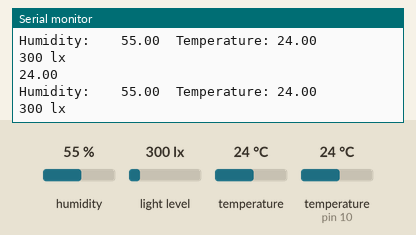
This sketch was run on a simulated Arduino Uno, built with avr-gcc and run on an emulated ATmega328P. Shown: the last lines printed to the serial monitor. Wiring (inferred from the names in the program): BH1750 light sensor at I2C address 0x23. The test bench sets the inputs (shaded band); at power-on: humidity 55 %, temperature (sensor on pin 10) 24 °C, light level 300 lx, temperature 24 °C.

Above: at 2.3 s.
2.4 s: humidity set to 22 %
At 3.7 s:
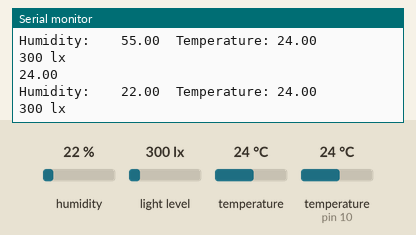
3.9 s: temperature (sensor on pin 10) set to 12 °C
At 4.7 s:
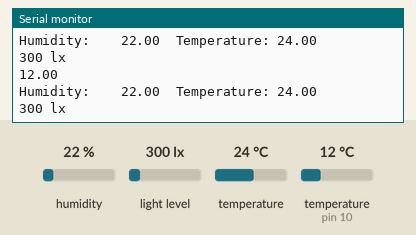
5.4 s: light level set to 40 lx
At 6.3 s:
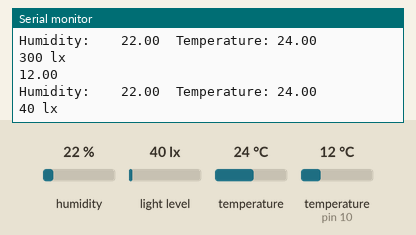
6.9 s: temperature (sensor 0) set to 12 °C
At 7.9 s:
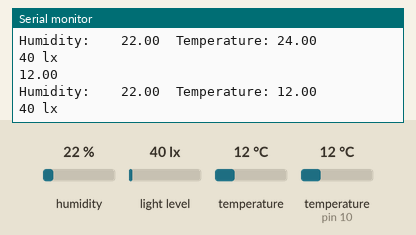
8.4 s: temperature (sensor on pin 10) set to 19 °C
At 9.5 s:
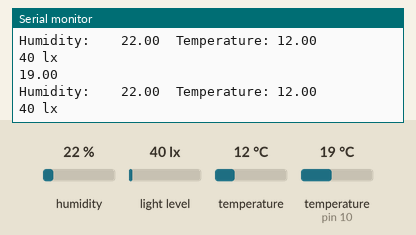
Timing chart, 0 to 10.9 s (numbered marks = the images above; inputs shaded):
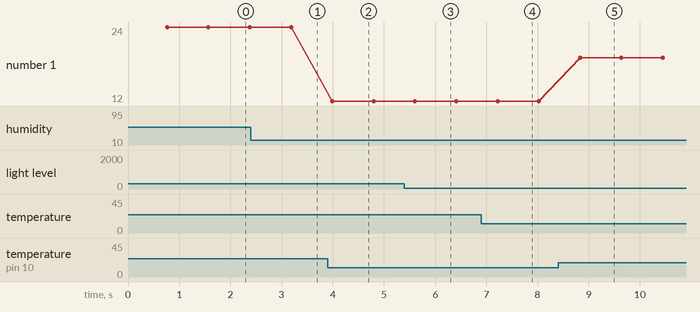

Measured:
- after the input at 2.4 s, the serial monitor: prints a new line after 0.79 s (image 1)
- after the input at 3.9 s, the serial monitor: prints a new line after 0.09 s (image 2)
- after the input at 5.4 s, the serial monitor: prints a new line after 0.25 s (image 3)
- after the input at 6.9 s, the serial monitor: prints a new line after 0.33 s (image 4)
- after the input at 8.4 s, the serial monitor: prints a new line after 0.43 s (image 5)
- plotted number 1: 24 → 12 after the input at 3.9 s, 12 → 19 after the input at 8.4 s

The sketch:

WLM_ver2.5.ino
```cpp
/////////ライブラリ///////////
#include <OneWire.h>
#include <DallasTemperature.h>
#include "Adafruit_Si7021.h"
#include <Wire.h>
////////////////////////////////////////////////////////

//////////各種変数//////////////////////////////////////////////////////

////////water_temp//////////////
#define ONE_WIRE_BUS 10 // データ(黄)で使用するポート番号
#define SENSER_BIT 12      // 精度の設定bit(9から12までできる)
OneWire oneWire(ONE_WIRE_BUS);
DallasTemperature sensors(&oneWire);

/////////temp_and_hum/////////////
Adafruit_Si7021 sensor = Adafruit_Si7021();

/////////照度///////////////////////////////
int BH1750_address = 0x23; // i2c Addresse(OPEN or connecting to GND)
//int BH1750_address = 0x5c; // i2c Addresse(connecting to Vcc)
byte buff[2];

////////////////////////////////////////////////////////////////////////


void setup() {
  Serial.begin(9600); //シリアルモニタ用のやつ

  sensors.setResolution(SENSER_BIT); //water_temp

  while (!Serial) {
    delay(10); //temp_and_humのセンサを見つける
  }

  ///////照度////
  Wire.begin();
  BH1750_Init(BH1750_address);
  pinMode(A4, INPUT);
  pinMode(A5, OUTPUT);

}


void loop() {
  water_temp();
  temp_and_hum();
  lax_senser();

}

/////////////////////////////////

void water_temp() {
  sensors.requestTemperatures();              // 水温取得要求
  Serial.println(sensors.getTempCByIndex(0));//水温の取得&シリアル送信
}


void temp_and_hum() {
  Serial.print("Humidity:    ");
  Serial.print(sensor.readHumidity(), 2); //湿度の取得&シリアル送信
  Serial.print("\tTemperature: ");
  Serial.println(sensor.readTemperature(), 2); //気温の取得&シリアル送信
}


void lax_senser() {
  float valf = 0;

  if (BH1750_Read(BH1750_address) == 2) {

    valf = ((buff[0] << 8) | buff[1]) / 1.2;

    if (valf < 0) {
      Serial.print("> 65535");
    }
    else {
      Serial.print((int)valf, DEC);
    }

    Serial.println(" lx");
  }

}

void BH1750_Init(int address) {
  Wire.beginTransmission(address);
  Wire.write(0x10); // 1 [lux] aufloesung
  Wire.endTransmission();
}

byte BH1750_Read(int address) {

  byte i = 0;
  Wire.beginTransmission(address);
  Wire.requestFrom(address, 2);
  while (Wire.available()) {
    buff[i] = Wire.read();
    i++;
  }
  Wire.endTransmission();
  return i;
}
```
